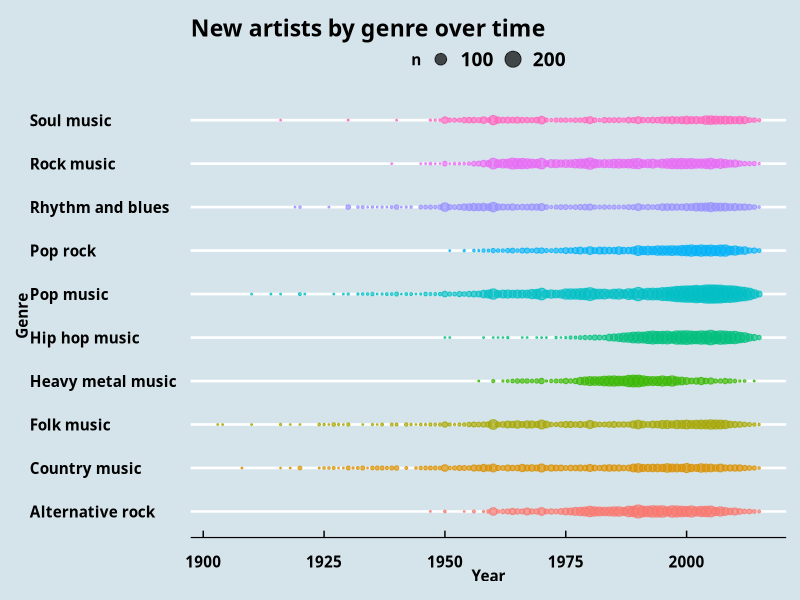

Reproduce this figure in R. (Note: this script raises an error after producing the figure.)
## ---- chunk 1
#install.packages("ggthemes")
#install.packages("xtable")
## ---- chunk 2
#install.packages("extrafont")
## ---- chunk 3
library(tidyverse)
library(xtable)
library(ggthemes)
library(RColorBrewer)
#library(extrafont)
#font_import()
options(xtable.floating = FALSE)
options(xtable.timestamp = "")
## ---- chunk 4
musicians <- read_csv('genres_data.csv')
genres <- read_csv('genres-mapping.csv')
#conflict <- read_csv('relevant_data_years_type.csv')
## ---- chunk 5

## ---- chunk 6
musicians <- left_join(musicians, genres, by='genre')
## ---- chunk 7
musicians <- musicians %>%
  mutate(
    many_genres = genre,
    Genre = classified_genre,
    Year = as.numeric(year)
  ) %>%
  filter(year > 1900)

Number_of_genres <- musicians %>%
  group_by(Genre, Year) %>%
  summarize(n_genres = n()) %>%
  arrange(desc(n_genres))

musicians_10 <- musicians %>%
  filter(classified_genre == "Pop music" |
         classified_genre == "Hip hop music" |
         classified_genre == "Rock music" | 
         classified_genre == "Alternative rock" | 
         classified_genre == "Pop rock" |
         classified_genre == "Country music" |
         classified_genre == "Folk music" |
         classified_genre == "Heavy metal music" |
         classified_genre == "Rhythm and blues" |
         classified_genre == "Soul music")
## ---- chunk 8
Number_of_genre_news <- musicians_10 %>%
  group_by(classified_genre) %>%
  summarize(n_genres = n()) %>%
  arrange(desc(n_genres))
## ---- chunk 9
ggplot(musicians_10) + 
  geom_count(mapping = aes(x = Year, y = Genre, color = Genre), alpha = 0.7) +
  guides(color = FALSE) + 
  scale_size_area() +
  ggtitle("New artists by genre over time") +
  theme_economist() +
  theme(text=element_text(family="serif(roman)",face="bold")) +
   ggsave("dotplot.pdf")
## ---- chunk 10
Number_of_genre_new <- musicians_10 %>%
  group_by(Genre, Year) %>%
  summarize(n_genres = n()) %>%
  arrange(desc(n_genres))

ggplot(Number_of_genre_new) +
  geom_line(mapping = aes(x = Year, y = n_genres, color = Genre)) +
  xlab("Year") + ylab("Number of new artists") +
  ggtitle("New artists by genre") +
  theme_economist() +
  ggsave("Linegraph_artists.pdf") 
## ---- chunk 11
Number_of_genres %>%
  filter(
    Genre == "Dance music" |
    Genre == "Pop  music" | 
    Genre == "Hip hop music"
  ) %>% 
  ggplot() +
  geom_line(mapping = aes(x = Year, y = n_genres, color = Genre))
